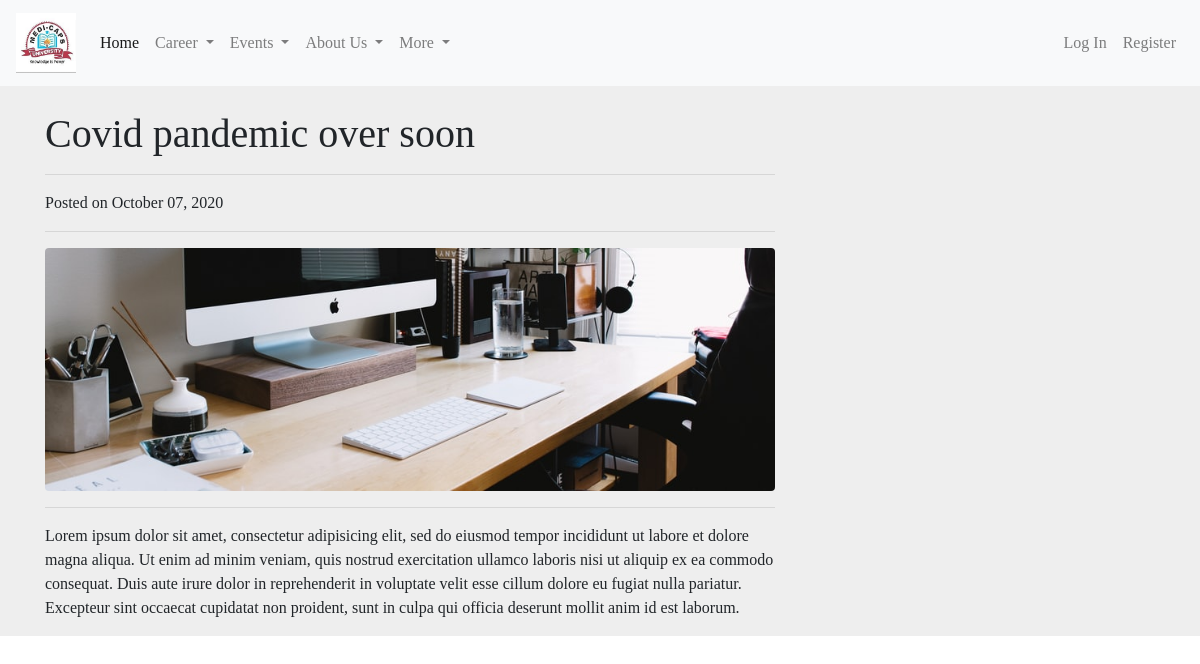
The page /common/news/2/ on the database as committed earlier.
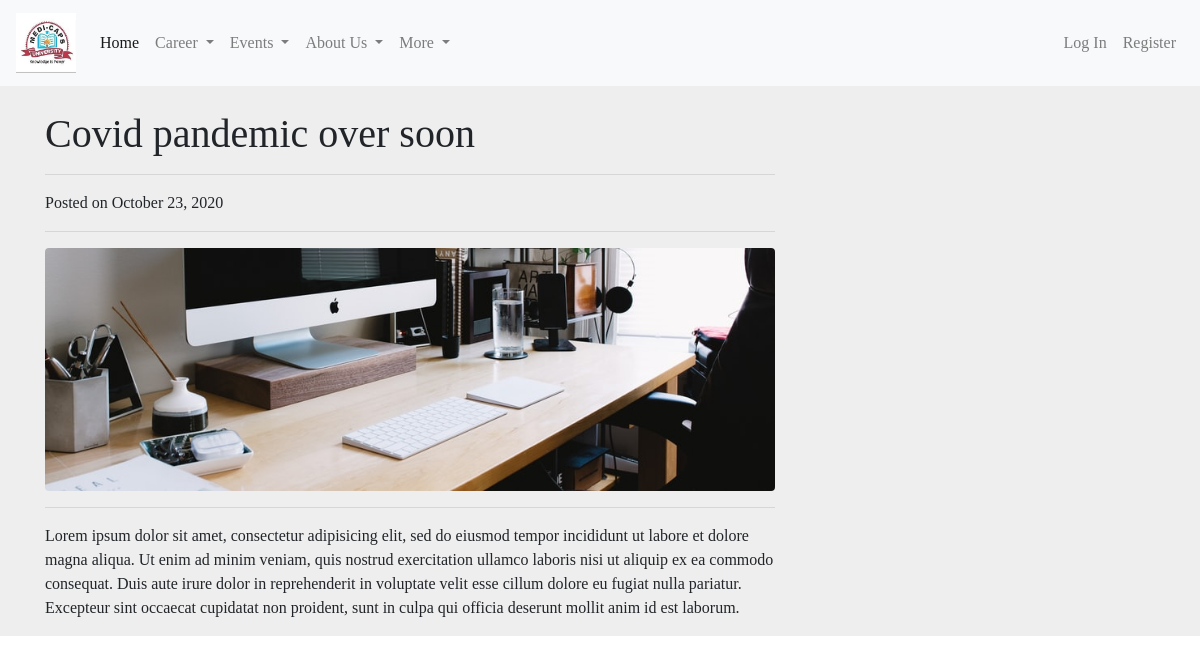
The same page on the database as committed later.
### common/models.py (models this page shows, shortened)
class News(models.Model):
	title = models.CharField(max_length = 100)
	content = models.TextField()
	date_posted = models.DateTimeField(default = timezone.now)
	pic = models.ImageField(upload_to='news_pic', default='blog-post.jpg')

### common/views.py (the view)
# urls.py: path('common/news/<int:pk>/', common_views.NewsDetailView.as_view(), name = 'news-detail'),
class NewsDetailView(DetailView):
	model = News

### common/templates/common/news_detail.html
{% extends "common/base.html" %}
{% load static %}
{% block style %}
<link rel="stylesheet" type="text/css" href="{% static 'common/customcss/index_style.css' %}">
{% endblock style %}
{% block content %}
  <div class="main-area">
    <div class="container">
      <div class="row">
        <div class="col-lg-8">
          <h1 class="mt-4">
            {{ object.title }}
          </h1>
          <hr />
          <p>Posted on {{ object.date_posted|date:"F d, Y" }}</p>
          <hr />
          <img class="img-fluid rounded" src="{{ object.pic.url }}" alt="new-image" />
          <hr />
          <p>
            {{ object.content }}
          </p>
        </div>
        <div class="col-md-3">
        </div>
      </div>
    </div>
  </div>
{% endblock content %}

Rows that differ between the two databases and show on the page:
changed News "Covid pandemic over soon": date_posted "October 07, 2020" → "October 23, 2020"
